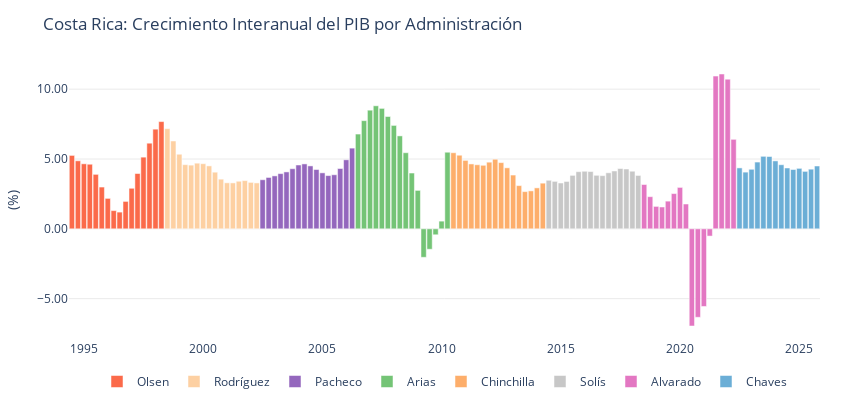
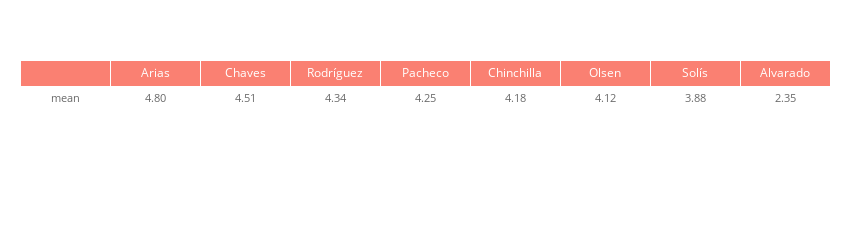

These figures' notebook cell, in order:
### Code cell
# datos
df = pib


df.columns = df.columns.str.replace('_TC', '')
col = 'PIB'
statistic = 'mean'
df = df[df['Label'] != 'Calderón']

fig_pib_label = plot_timeseries_bars(
    df=df,
    start = '1994-06-30',
    y_col=col,
    category_col="Label",
    title=f"Costa Rica: Crecimiento Interanual del {col} por Administración",
    x_title="",
    y_title="(%)",
    y_round=2,
    y_suffix="",
    width=850,
    height=420,
    zero_line=False,
    showlegend=True,
    colors=presidential_colors,
    template='plotly_white',
    show_y_grid=True
)

#fig_pib_label.add_annotation(
#    text="Adol J. C.",
#    xref="paper", yref="paper",
#    x=-0.07,  # bien pegado al borde izquierdo
#    y=-0.18,  # bien abajo
#    showarrow=False,
#    font=dict(
#        size=12,                    # tamaño pequeño
#        color="skyblue",   # opacidad baja (35%)
#    ),
#    align="left"
#)

fig_pib_label.show()

stats_by_admin = compute_basic_statistics(df, value_col=col, groupby_col='Label')
stats_by_admin = stats_by_admin.sort_values(by = statistic, ascending = False).round(2)

fig_table = plot_stats_table_wide(
    stats_by_admin=stats_by_admin,
    statistic="mean",
    title="",
    decimals=2,
    width=850,
    height=125,
)

fig_table.show()
